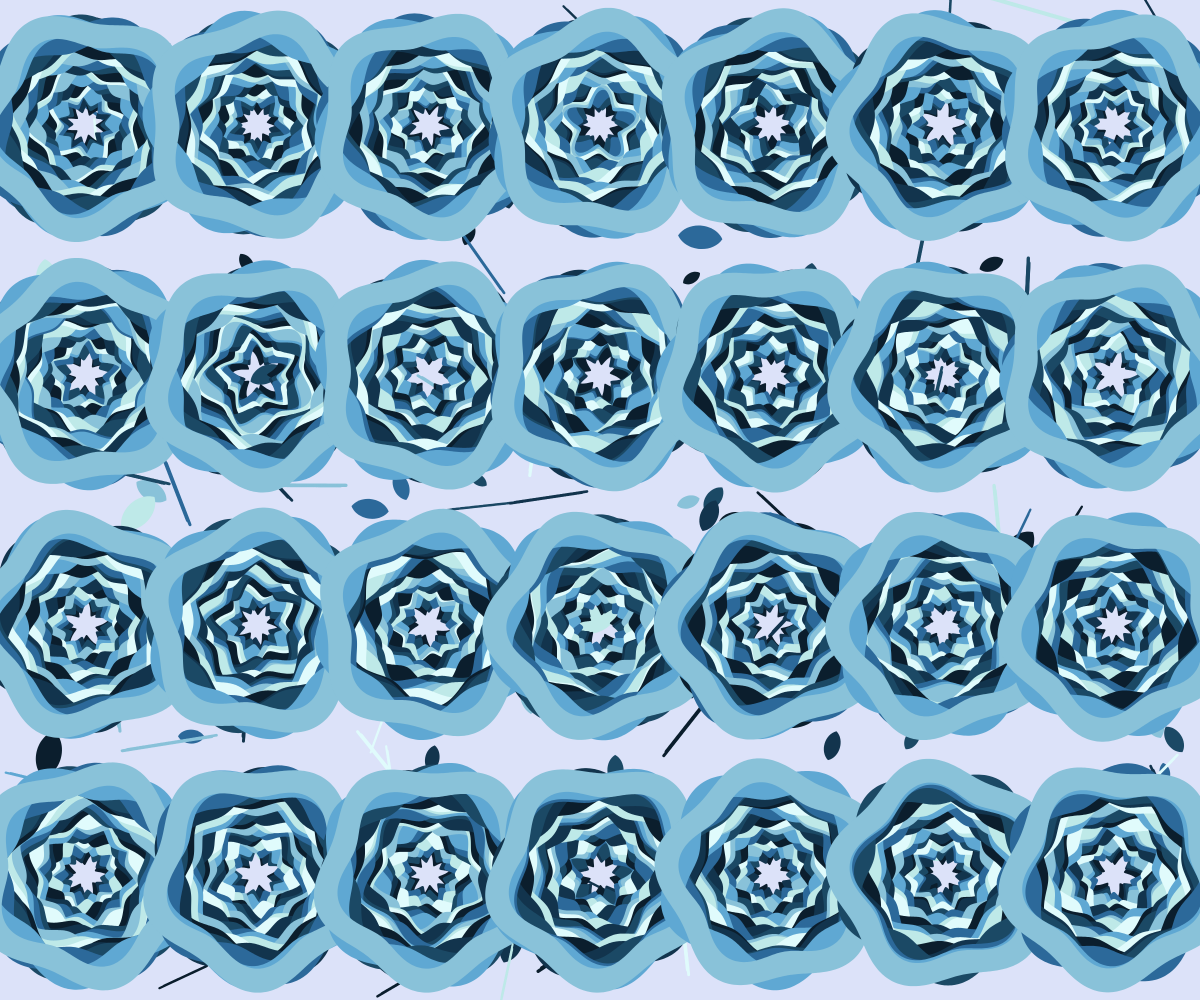
Frame 1 (no input)
Frame 2 (the mouse pressed at the canvas centre, redrawn once): identical to frame 1, image omitted

The p5.js sketch that drew this single still picture (run headless with seeded random() and noise() and a simulated clock; the mouse was pressed at the canvas centre and the sketch redrawn once):

// p5.js sketch
// ── sketch.js
let rings = [];
let leaves = [];
let shrubs = [];
let THEME = [
  '#0b1e2d','#12344d','#1b4965','#2c699a',
  '#5fa8d3','#89c2d9','#bee9e8','#e0fbfc'
];
function setup() {
  createCanvas(windowWidth, windowHeight);
  pixelDensity(2);
  noStroke();
  generateScene();
  noLoop();
}

function draw() {
  background(220, 226, 249);
  drawLeafBackground();
  drawShrubBackground();

  for (let r of rings) drawRing(r);
}

function generateScene() {
  rings = [];
  leaves = [];
  shrubs = [];
  let total = 30;
  let sx = width / 7;
  let sy = height / 4;

  for (let x = sx/2; x <= width; x += sx) {
    for (let y =sy/2; y <= height; y += sy) {
      for (let i = 0; i < total; i++) {
        rings.push({
          cx: x,
          cy: y,
          radius: map(i, 0, total, 30, min(width, height) * 0.1),
          thickness: 12,
          waveAmp: 8,
          waveFreq: 5,
          phase: random(TWO_PI),
          color: color(THEME[i % THEME.length])
        });
      }
    }
  }

  let leafCount = 120;
  for (let i = 0; i < leafCount; i++) {
    leaves.push({
      x: random(width),
      y: random(height * 0.05, height * 0.95),   // spread all over
      size: random(18, 48),
      rot: random(TWO_PI),
      color: color(THEME[floor(random(THEME.length))])
    });
  }

  let shrubCount = 80;
  for (let i = 0; i < shrubCount; i++) {
    shrubs.push({
      x: random(width),
      y: random(height),  // bottom area only
      w: random(50, 100),
      h: random(2, 4),
       rot: random(TWO_PI),
      color: color(THEME[floor(random(THEME.length))])
    });
  }
}

function drawLeafBackground() {
  for (let l of leaves) {
    push();
    translate(l.x, l.y);
    rotate(l.rot);
    fill(l.color);
    drawLeafShape(0, 0, l.size, l.size * 0.35);
    pop();
  }
}
function drawShrubBackground() {
  for (let s of shrubs) {
    push();
    translate(s.x, s.y);
    fill(s.color);
rotate(s.rot);
    let bumps = 60;
    for (let i = 0; i < bumps; i++) {
      let t = i / (bumps - 1);
      let x = lerp(-s.w * 0.5, s.w * 0.5, t);
      let r = s.h * 0.95;

      ellipse(x, 0, r * 1.25, r);
      ellipse(x + 5, -r * 0.18, r, r * 0.9);
    }
    pop();
  }
}
function drawLeafShape(x, y, len, w) {
  let topY = y - len * 0.5;
  let botY = y + len * 0.5;
  let cpY1 = y - len * 0.3;
  let cpY2 = y + len * 0.3;

  beginShape();
  vertex(x, topY);
  bezierVertex(x + w, cpY1, x + w, cpY2, x, botY);
  bezierVertex(x - w, cpY2, x - w, cpY1, x, topY);
  endShape(CLOSE);
  noStroke();
}

function drawRing(cfg) {
  fill(cfg.color);
  beginShape();

  let steps = 400;

  for (let i = 0; i < steps+5; i++) {
    let t = i / steps;
    let a = t * TWO_PI;
    let wave = sin(a * cfg.waveFreq + cfg.phase) * cfg.waveAmp;
    let r = cfg.radius + cfg.thickness + wave;

    vertex(
      cfg.cx + cos(a) * r,
      cfg.cy + sin(a) * r
    );
  }

  for (let i = steps+5; i >= 0; i--) {
    let t = i / steps;
    let a = t * TWO_PI;
    let wave = sin(a * cfg.waveFreq + cfg.phase) * cfg.waveAmp;
    let r = cfg.radius - cfg.thickness + wave;

    vertex(
      cfg.cx + cos(a) * r,
      cfg.cy + sin(a) * r
    );
  }

  endShape(CLOSE);
}

function windowResized() {
  resizeCanvas(windowWidth, windowHeight);
  generateScene();
  redraw();
}
